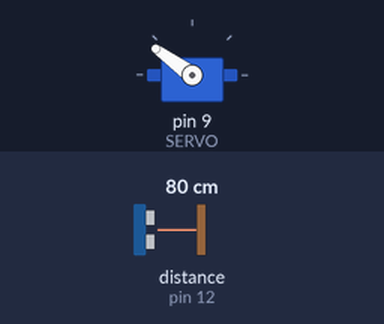
The sketch below on a simulated Arduino Uno, built with avr-gcc and run on an emulated ATmega328P. Shown: servo. Wiring (from diagram.json): ultrasonic range finder: trigger pin 13; echo pin 12. The test bench sets the inputs (shaded band); at power-on: distance to the obstacle (sensor on pin 12) 80 cm. The echo pulse lasts 58.3 µs per cm.

Above: at 1.2 s.
1.3 s: distance to the obstacle (sensor on pin 12) set to 18 cm
At 2.1 s:
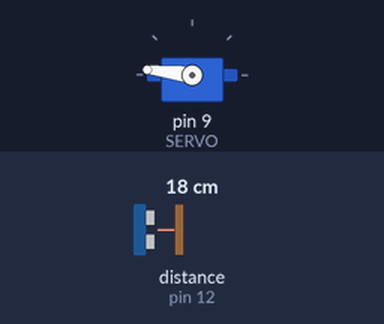
4.3 s: distance to the obstacle (sensor on pin 12) set to 2 cm
At 4.8 s:
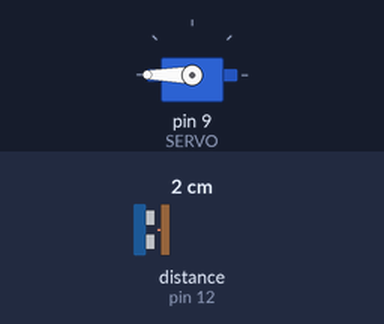
5.8 s: distance to the obstacle (sensor on pin 12) set to 120 cm
At 6.5 s:
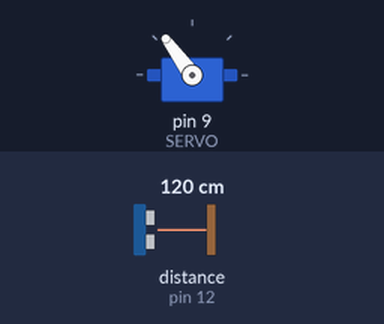
7.3 s: distance to the obstacle (sensor on pin 12) set to 250 cm
At 7.7 s:
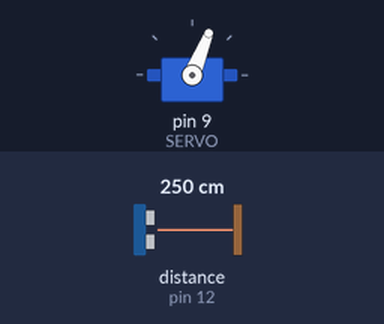
8.8 s: distance to the obstacle (sensor on pin 12) set to 299 cm
At 9.3 s:
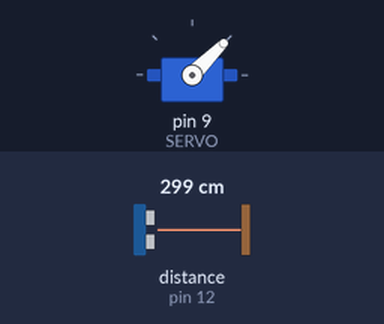
Timing chart, 0 to 11.3 s (numbered marks = the images above; inputs shaded):
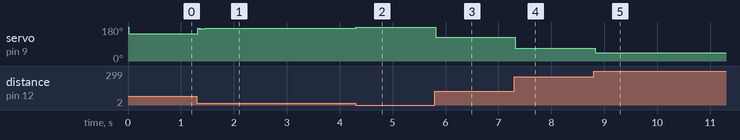

The sketch:

Servo_Ultrasonic.ino
```cpp
#include <Servo.h>

Servo servo;

#define TRIG 13
#define ECHO 12
#define SERVO 9

#define DELAY_ULTRASONIC 10

float distance_cm;
unsigned long timer_ultrasonic = 0;

void ReadUltrasonicDistance() {
  if (millis() - timer_ultrasonic >= DELAY_ULTRASONIC) {
    pinMode(TRIG, OUTPUT);
    digitalWrite(TRIG, LOW);
    delayMicroseconds(2);
    digitalWrite(TRIG, HIGH);
    delayMicroseconds(10);
    digitalWrite(TRIG, LOW);
    pinMode(ECHO, INPUT);
    distance_cm = (pulseIn(ECHO, HIGH) / 58);
    timer_ultrasonic = millis();
  }
}

void SetServo(){
  servo.write(map(distance_cm, 0, 400, 180, 0));
}

void setup() {
  servo.attach(SERVO);
}

void loop() {
  ReadUltrasonicDistance();
  SetServo();
}
```

Measured:
- after the input at 1.3 s, servo on pin 9 (SERVO): 144° → 172° at once, → 173° 0.14 s later
- after the input at 4.3 s, servo on pin 9 (SERVO): 173° → 180° at once
- after the input at 5.8 s, servo on pin 9 (SERVO): 180° → 126° at once
- after the input at 7.3 s, servo on pin 9 (SERVO): 126° → 68° at once
- after the input at 8.8 s, servo on pin 9 (SERVO): 68° → 45° at once
